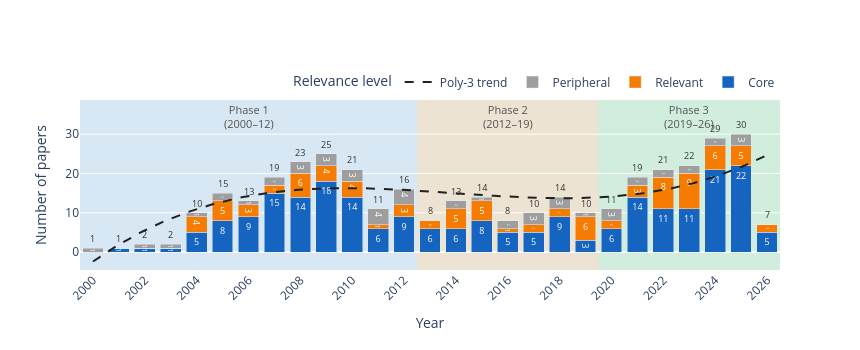

The cell this chart's notebook holds for it:
### Markdown cell above
## 2 · Temporal Distribution — Stacked by Relevance Level with 3 Phases

### Code cell
# Prepare stacked data by year × relevance_level
rl_order = ["core", "relevant", "peripheral"]
annual_rl = (
    df.groupby(["Year", "relevance_level"])
    .size()
    .unstack(fill_value=0)
    .reindex(columns=rl_order, fill_value=0)
)
years = annual_rl.index.tolist()
totals = annual_rl.sum(axis=1)

# 3rd-degree polynomial trendline on total annual counts
years_arr  = np.array(years)
totals_arr = totals.values
coeffs = np.polyfit(years_arr, totals_arr, deg=3)
x_smooth = np.linspace(years_arr.min(), years_arr.max(), 300)
y_smooth = np.polyval(coeffs, x_smooth)

# Phase background bands
phases = [
    {"name": "Phase 1<br>(2000–12)", "x0": 1999.5, "x1": 2012.5, "color": "rgba(173,216,230,0.25)"},
    {"name": "Phase 2<br>(2012–19)", "x0": 2012.5, "x1": 2019.5, "color": "rgba(255,200,100,0.25)"},
    {"name": "Phase 3<br>(2019–26)", "x0": 2019.5, "x1": 2026.5, "color": "rgba(144,238,144,0.25)"},
]

fig = go.Figure()

# Stacked bars
rl_colors = STYLE["relevance_level"]
for rl in rl_order:
    vals = annual_rl[rl].tolist() if rl in annual_rl.columns else [0]*len(years)
    fig.add_trace(go.Bar(
        x=years, y=vals, name=rl.capitalize(),
        marker_color=rl_colors[rl],
        text=[str(v) if v > 0 else "" for v in vals],
        textposition="inside",
        textfont=dict(size=9, color="white"),
    ))

# Total annotations above bars
for yr, tot in zip(years, totals):
    if tot > 0:
        fig.add_annotation(
            x=yr, y=tot + 0.3,
            text=str(tot), showarrow=False,
            font=dict(size=9, color="#333"), yanchor="bottom",
        )

# Polynomial trendline
fig.add_trace(go.Scatter(
    x=x_smooth, y=y_smooth,
    mode="lines", name="Poly-3 trend",
    line=dict(color="#212121", dash="dash", width=2),
))

# Phase shading
for p in phases:
    fig.add_vrect(
        x0=p["x0"], x1=p["x1"],
        fillcolor=p["color"], layer="below", line_width=0,
    )
    fig.add_annotation(
        x=(p["x0"] + p["x1"]) / 2,
        y=totals.max() * 1.15,
        text=p["name"],
        showarrow=False,
        font=dict(size=11, color="#555"),
        align="center",
    )

fig.update_layout(
    barmode="stack",
    #title=f"Publications per Year by Relevance Level (N={N}, 2000–2026)",
    xaxis=dict(title="Year", dtick=2, tickangle=-45),
    yaxis=dict(title="Number of papers"),
    legend=dict(title="Relevance level", orientation="h", yanchor="bottom", y=1.02, xanchor="right", x=1),
    width=860,
    height=350,
    margin=dict(t=100),
)
fig.show()
save_figure(fig, "01_temporal_stacked")

### Figure 1 — Plotly figure (JSON) as saved in the notebook; plotly's stock layout.template omitted (floating-point values rounded to 4 significant figures; data arrays with more than 128 entries replaced by an {"elided": "..."} marker saying what was removed)
{"data": [{"marker": {"color": "#1565C0"}, "name": "Core", "text": ["", "1", "1", "1", "5", "8", "9", "15", "14", "18", "14", "6", "9", "6", "6", "8", "5", "5", "9", "3", "6", "14", "11", "11", "21", "22", "5"], "textfont": {"color": "white", "size": 9}, "textposition": "inside", "type": "bar", "x": [2000, 2001, 2002, 2003, 2004, 2005, 2006, 2007, 2008, 2009, 2010, 2011, 2012, 2013, 2014, 2015, 2016, 2017, 2018, 2019, 2020, 2021, 2022, 2023, 2024, 2025, 2026], "y": [0, 1, 1, 1, 5, 8, 9, 15, 14, 18, 14, 6, 9, 6, 6, 8, 5, 5, 9, 3, 6, 14, 11, 11, 21, 22, 5]}, {"marker": {"color": "#F57C00"}, "name": "Relevant", "text": ["", "", "", "", "4", "5", "3", "2", "6", "4", "4", "1", "3", "2", "5", "5", "1", "2", "2", "6", "2", "3", "8", "9", "6", "5", "2"], "textfont": {"color": "white", "size": 9}, "textposition": "inside", "type": "bar", "x": [2000, 2001, 2002, 2003, 2004, 2005, 2006, 2007, 2008, 2009, 2010, 2011, 2012, 2013, 2014, 2015, 2016, 2017, 2018, 2019, 2020, 2021, 2022, 2023, 2024, 2025, 2026], "y": [0, 0, 0, 0, 4, 5, 3, 2, 6, 4, 4, 1, 3, 2, 5, 5, 1, 2, 2, 6, 2, 3, 8, 9, 6, 5, 2]}, {"marker": {"color": "#9E9E9E"}, "name": "Peripheral", "text": ["1", "", "1", "1", "1", "2", "1", "2", "3", "3", "3", "4", "4", "", "2", "1", "2", "3", "3", "1", "3", "2", "2", "2", "2", "3", ""], "textfont": {"color": "white", "size": 9}, "textposition": "inside", "type": "bar", "x": [2000, 2001, 2002, 2003, 2004, 2005, 2006, 2007, 2008, 2009, 2010, 2011, 2012, 2013, 2014, 2015, 2016, 2017, 2018, 2019, 2020, 2021, 2022, 2023, 2024, 2025, 2026], "y": [1, 0, 1, 1, 1, 2, 1, 2, 3, 3, 3, 4, 4, 0, 2, 1, 2, 3, 3, 1, 3, 2, 2, 2, 2, 3, 0]}, {"line": {"color": "#212121", "dash": "dash", "width": 2}, "mode": "lines", "name": "Poly-3 trend", "type": "scatter", "x": {"elided": "300 float values"}, "y": {"elided": "300 float values"}}], "layout": {"annotations": [{"font": {"color": "#333", "size": 9}, "showarrow": false, "text": "1", "x": 2000, "y": 1.3, "yanchor": "bottom"}, {"font": {"color": "#333", "size": 9}, "showarrow": false, "text": "1", "x": 2001, "y": 1.3, "yanchor": "bottom"}, {"font": {"color": "#333", "size": 9}, "showarrow": false, "text": "2", "x": 2002, "y": 2.3, "yanchor": "bottom"}, {"font": {"color": "#333", "size": 9}, "showarrow": false, "text": "2", "x": 2003, "y": 2.3, "yanchor": "bottom"}, {"font": {"color": "#333", "size": 9}, "showarrow": false, "text": "10", "x": 2004, "y": 10.3, "yanchor": "bottom"}, {"font": {"color": "#333", "size": 9}, "showarrow": false, "text": "15", "x": 2005, "y": 15.3, "yanchor": "bottom"}, {"font": {"color": "#333", "size": 9}, "showarrow": false, "text": "13", "x": 2006, "y": 13.3, "yanchor": "bottom"}, {"font": {"color": "#333", "size": 9}, "showarrow": false, "text": "19", "x": 2007, "y": 19.3, "yanchor": "bottom"}, {"font": {"color": "#333", "size": 9}, "showarrow": false, "text": "23", "x": 2008, "y": 23.3, "yanchor": "bottom"}, {"font": {"color": "#333", "size": 9}, "showarrow": false, "text": "25", "x": 2009, "y": 25.3, "yanchor": "bottom"}, {"font": {"color": "#333", "size": 9}, "showarrow": false, "text": "21", "x": 2010, "y": 21.3, "yanchor": "bottom"}, {"font": {"color": "#333", "size": 9}, "showarrow": false, "text": "11", "x": 2011, "y": 11.3, "yanchor": "bottom"}, {"font": {"color": "#333", "size": 9}, "showarrow": false, "text": "16", "x": 2012, "y": 16.3, "yanchor": "bottom"}, {"font": {"color": "#333", "size": 9}, "showarrow": false, "text": "8", "x": 2013, "y": 8.3, "yanchor": "bottom"}, {"font": {"color": "#333", "size": 9}, "showarrow": false, "text": "13", "x": 2014, "y": 13.3, "yanchor": "bottom"}, {"font": {"color": "#333", "size": 9}, "showarrow": false, "text": "14", "x": 2015, "y": 14.3, "yanchor": "bottom"}, {"font": {"color": "#333", "size": 9}, "showarrow": false, "text": "8", "x": 2016, "y": 8.3, "yanchor": "bottom"}, {"font": {"color": "#333", "size": 9}, "showarrow": false, "text": "10", "x": 2017, "y": 10.3, "yanchor": "bottom"}, {"font": {"color": "#333", "size": 9}, "showarrow": false, "text": "14", "x": 2018, "y": 14.3, "yanchor": "bottom"}, {"font": {"color": "#333", "size": 9}, "showarrow": false, "text": "10", "x": 2019, "y": 10.3, "yanchor": "bottom"}, {"font": {"color": "#333", "size": 9}, "showarrow": false, "text": "11", "x": 2020, "y": 11.3, "yanchor": "bottom"}, {"font": {"color": "#333", "size": 9}, "showarrow": false, "text": "19", "x": 2021, "y": 19.3, "yanchor": "bottom"}, {"font": {"color": "#333", "size": 9}, "showarrow": false, "text": "21", "x": 2022, "y": 21.3, "yanchor": "bottom"}, {"font": {"color": "#333", "size": 9}, "showarrow": false, "text": "22", "x": 2023, "y": 22.3, "yanchor": "bottom"}, {"font": {"color": "#333", "size": 9}, "showarrow": false, "text": "29", "x": 2024, "y": 29.3, "yanchor": "bottom"}, {"font": {"color": "#333", "size": 9}, "showarrow": false, "text": "30", "x": 2025, "y": 30.3, "yanchor": "bottom"}, {"font": {"color": "#333", "size": 9}, "showarrow": false, "text": "7", "x": 2026, "y": 7.3, "yanchor": "bottom"}, {"align": "center", "font": {"color": "#555", "size": 11}, "showarrow": false, "text": "Phase 1<br>(2000–12)", "x": 2006, "y": 34.5}, {"align": "center", "font": {"color": "#555", "size": 11}, "showarrow": false, "text": "Phase 2<br>(2012–19)", "x": 2016, "y": 34.5}, {"align": "center", "font": {"color": "#555", "size": 11}, "showarrow": false, "text": "Phase 3<br>(2019–26)", "x": 2023, "y": 34.5}], "barmode": "stack", "height": 350, "legend": {"orientation": "h", "title": {"text": "Relevance level"}, "x": 1, "xanchor": "right", "y": 1.02, "yanchor": "bottom"}, "margin": {"t": 100}, "shapes": [{"fillcolor": "rgba(173,216,230,0.25)", "layer": "below", "line": {"width": 0}, "type": "rect", "x0": 2000.0, "x1": 2012.0, "xref": "x", "y0": 0, "y1": 1, "yref": "y domain"}, {"fillcolor": "rgba(255,200,100,0.25)", "layer": "below", "line": {"width": 0}, "type": "rect", "x0": 2012.0, "x1": 2020.0, "xref": "x", "y0": 0, "y1": 1, "yref": "y domain"}, {"fillcolor": "rgba(144,238,144,0.25)", "layer": "below", "line": {"width": 0}, "type": "rect", "x0": 2020.0, "x1": 2026.0, "xref": "x", "y0": 0, "y1": 1, "yref": "y domain"}], "width": 860, "xaxis": {"dtick": 2, "tickangle": -45, "title": {"text": "Year"}}, "yaxis": {"title": {"text": "Number of papers"}}}}
